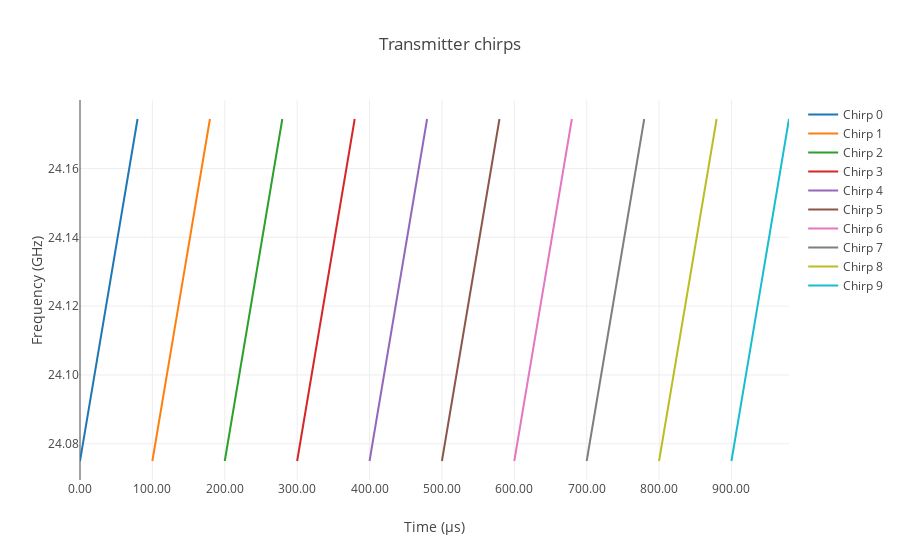

Notebook code cell kept with this figure:
### Code cell
samples_per_chirp = int(tx["chirp_length"] * rx["fs"])

data = []
for idx in range(0, 10):
    chirp = go.Scatter(
        x=time_matrix[0, idx, :] * 1e6,
        y=np.linspace(
            tx["fc"] - tx["bandwidth"] / 2,
            tx["fc"] + tx["bandwidth"] / 2,
            samples_per_chirp,
            endpoint=False,
        ) / 1e9,
        name="Chirp " + str(idx),
    )
    data = data + [chirp]

layout = go.Layout(
    title="Transmitter chirps",
    yaxis=dict(tickformat=".2f", title="Frequency (GHz)"),
    xaxis=dict(tickformat=".2f", title="Time (µs)"),
)

fig = go.Figure(data, layout=layout)
iplot(fig)

### Figure 1 — Plotly figure (JSON) as saved in the notebook; plotly's stock layout.template omitted (floating-point values rounded to 4 significant figures; data arrays with more than 128 entries replaced by an {"elided": "..."} marker saying what was removed)
{"data": [{"name": "Chirp 0", "type": "scatter", "uid": "f1545733-b294-4f11-87e5-590824bb6732", "x": {"elided": "160 float values"}, "y": {"elided": "160 float values"}}, {"name": "Chirp 1", "type": "scatter", "uid": "47c3bd2b-efef-487e-908f-1613ac8f5aef", "x": {"elided": "160 float values"}, "y": {"elided": "160 float values"}}, {"name": "Chirp 2", "type": "scatter", "uid": "5b14dc02-32a2-4fe7-a69b-e5b2c8e6a4cc", "x": {"elided": "160 float values"}, "y": {"elided": "160 float values"}}, {"name": "Chirp 3", "type": "scatter", "uid": "98681e54-a2fb-40ec-ba0e-749d5ba82c08", "x": {"elided": "160 float values"}, "y": {"elided": "160 float values"}}, {"name": "Chirp 4", "type": "scatter", "uid": "bff0bd7d-d59e-4735-9ba2-f920ec4777a6", "x": {"elided": "160 float values"}, "y": {"elided": "160 float values"}}, {"name": "Chirp 5", "type": "scatter", "uid": "52697433-e81b-4749-8892-e4edaafad107", "x": {"elided": "160 float values"}, "y": {"elided": "160 float values"}}, {"name": "Chirp 6", "type": "scatter", "uid": "6dfe0b51-d5fa-422d-9c58-84c1ed561bde", "x": {"elided": "160 float values"}, "y": {"elided": "160 float values"}}, {"name": "Chirp 7", "type": "scatter", "uid": "60c47af2-f089-4660-8232-f496ff0d65a5", "x": {"elided": "160 float values"}, "y": {"elided": "160 float values"}}, {"name": "Chirp 8", "type": "scatter", "uid": "0b096870-634d-49fe-9315-ee2cc045588e", "x": {"elided": "160 float values"}, "y": {"elided": "160 float values"}}, {"name": "Chirp 9", "type": "scatter", "uid": "694e3d18-e420-49ac-8f06-e499631b6121", "x": {"elided": "160 float values"}, "y": {"elided": "160 float values"}}], "layout": {"title": {"text": "Transmitter chirps"}, "xaxis": {"tickformat": ".2f", "title": {"text": "Time (µs)"}}, "yaxis": {"tickformat": ".2f", "title": {"text": "Frequency (GHz)"}}}}
